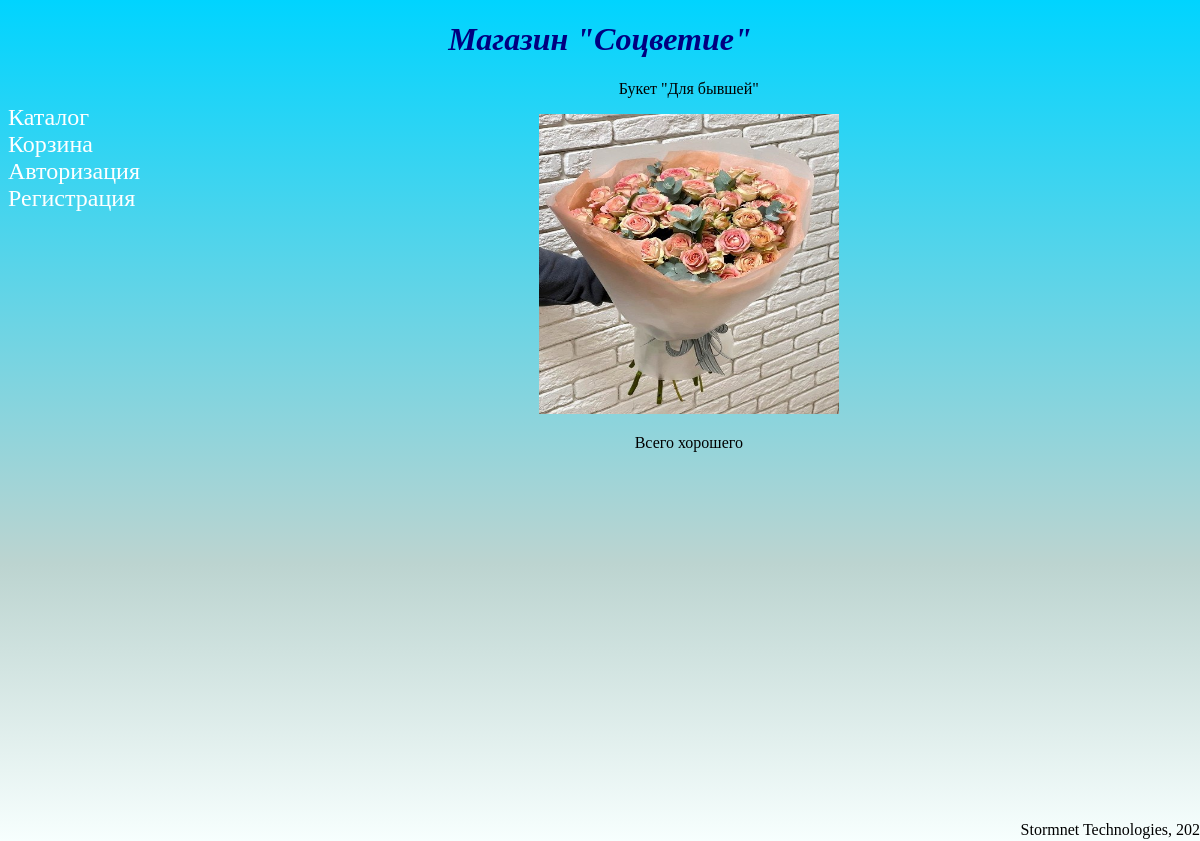
The app's page /buket with its own data.
### Main/models.py (models this page shows, shortened)
class Flowers(models.Model):
    name = models.CharField(max_length=50)
    price = models.DecimalField(decimal_places=2, max_digits=6)
    description = models.TextField(max_length=100)
    photo = models.ImageField(upload_to='flowers')
    quantity = models.PositiveIntegerField()
    slug = models.SlugField(max_length=50, default=' ')

### Main/views.py (the view)
# urls.py: path('<slug:slug>', FlowerDetailView.as_view(), name='detail')
class FlowerDetailView(View):
    def get(self, request, slug):
        flower = Flowers.objects.get(slug=slug)
        context = {'flower': flower}
        html = 'Flower.html'
        return render(request, html, context)

### Main/templates/Flower.html
{% extends "base.html" %}
{% block content %}
<div style="text-align:center;">
    <p>{{flower.name}}</p>
    <img src="{{flower.photo.url}}" style="width:300px;height:300px;">
    <p>{{flower.description}}</p>
</div>
{% endblock content %}

### Cart/templates/base.html (style rules this page uses)
html { height:100%; }
body { padding-bottom:20px; height:100%; background:linear-gradient(0deg, rgba(247,255,254,1) 0%, rgba(188,212,208,1) 33%, rgba(0,212,255,1) 100%) no-repeat; background-attachment: fixed; position:relative; }

### records on screen
Flowers: name "Букет \"Для бывшей\"", photo (picture), description "Всего хорошего"
